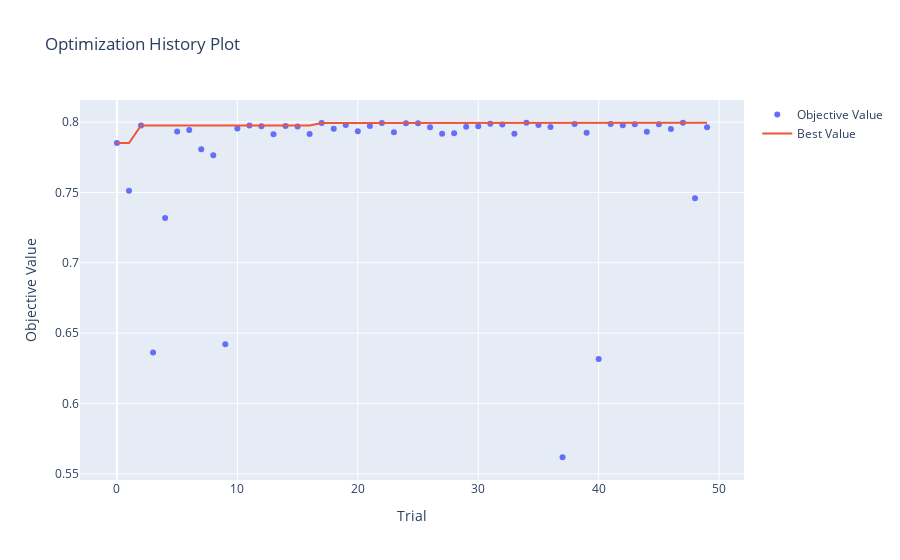
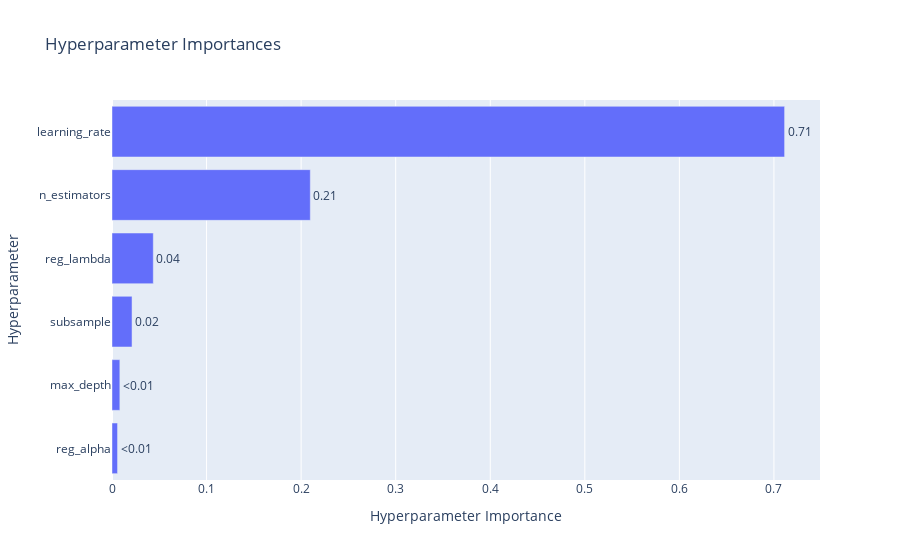

The notebook cell saved with these charts, in order:
### Code cell
# Generate and render the optimization history plot
opt_hist = optuna.visualization.plot_optimization_history(study)
pio.show(opt_hist)

# Generate and render the parameter importances plot
param_imp = optuna.visualization.plot_param_importances(study)
pio.show(param_imp)

### Figure 1 — Plotly figure (JSON) as saved in the notebook; plotly's stock layout.template omitted (floating-point values rounded to 4 significant figures)
{"data": [{"mode": "markers", "name": "Objective Value", "type": "scatter", "x": [0, 1, 2, 3, 4, 5, 6, 7, 8, 9, 10, 11, 12, 13, 14, 15, 16, 17, 18, 19, 20, 21, 22, 23, 24, 25, 26, 27, 28, 29, 30, 31, 32, 33, 34, 35, 36, 37, 38, 39, 40, 41, 42, 43, 44, 45, 46, 47, 48, 49], "y": [0.7851, 0.7512, 0.7976, 0.6363, 0.7317, 0.7933, 0.7944, 0.7807, 0.7765, 0.6421, 0.7954, 0.7976, 0.797, 0.7914, 0.7973, 0.7969, 0.7914, 0.7994, 0.7953, 0.7979, 0.7936, 0.7973, 0.7994, 0.7928, 0.7992, 0.7992, 0.7963, 0.7917, 0.7921, 0.7967, 0.797, 0.7987, 0.7983, 0.7917, 0.7995, 0.798, 0.7966, 0.5618, 0.7987, 0.7925, 0.6315, 0.7986, 0.7978, 0.7985, 0.793, 0.7984, 0.7951, 0.7995, 0.7459, 0.7964]}, {"mode": "lines", "name": "Best Value", "type": "scatter", "x": [0, 1, 2, 3, 4, 5, 6, 7, 8, 9, 10, 11, 12, 13, 14, 15, 16, 17, 18, 19, 20, 21, 22, 23, 24, 25, 26, 27, 28, 29, 30, 31, 32, 33, 34, 35, 36, 37, 38, 39, 40, 41, 42, 43, 44, 45, 46, 47, 48, 49], "y": [0.7851, 0.7851, 0.7976, 0.7976, 0.7976, 0.7976, 0.7976, 0.7976, 0.7976, 0.7976, 0.7976, 0.7976, 0.7976, 0.7976, 0.7976, 0.7976, 0.7976, 0.7994, 0.7994, 0.7994, 0.7994, 0.7994, 0.7994, 0.7994, 0.7994, 0.7994, 0.7994, 0.7994, 0.7994, 0.7994, 0.7994, 0.7994, 0.7994, 0.7994, 0.7995, 0.7995, 0.7995, 0.7995, 0.7995, 0.7995, 0.7995, 0.7995, 0.7995, 0.7995, 0.7995, 0.7995, 0.7995, 0.7995, 0.7995, 0.7995]}, {"marker": {"color": "#cccccc"}, "mode": "markers", "name": "Infeasible Trial", "showlegend": false, "type": "scatter", "x": [], "y": []}], "layout": {"autosize": true, "title": {"text": "Optimization History Plot"}, "xaxis": {"autorange": true, "range": [-3.132, 52.13], "title": {"text": "Trial"}, "type": "linear"}, "yaxis": {"autorange": true, "range": [0.5421, 0.8191], "title": {"text": "Objective Value"}, "type": "linear"}}}

### Figure 2 — Plotly figure (JSON) as saved in the notebook; plotly's stock layout.template omitted (floating-point values rounded to 4 significant figures)
{"data": [{"cliponaxis": false, "hovertemplate": ["reg_alpha (FloatDistribution): 0.005860259539889588<extra></extra>", "max_depth (IntDistribution): 0.008306514739714473<extra></extra>", "subsample (CategoricalDistribution): 0.021196352977480355<extra></extra>", "reg_lambda (FloatDistribution): 0.04366805458104593<extra></extra>", "n_estimators (CategoricalDistribution): 0.20970023389620568<extra></extra>", "learning_rate (CategoricalDistribution): 0.7112685842656639<extra></extra>"], "name": "Objective Value", "orientation": "h", "text": ["<0.01", "<0.01", "0.02", "0.04", "0.21", "0.71"], "textposition": "outside", "type": "bar", "x": [0.00586, 0.008307, 0.0212, 0.04367, 0.2097, 0.7113], "y": ["reg_alpha", "max_depth", "subsample", "reg_lambda", "n_estimators", "learning_rate"]}], "layout": {"autosize": true, "title": {"text": "Hyperparameter Importances"}, "xaxis": {"autorange": true, "range": [0, 0.7487], "title": {"text": "Hyperparameter Importance"}, "type": "linear"}, "yaxis": {"autorange": true, "range": [-0.5, 5.5], "title": {"text": "Hyperparameter"}, "type": "category"}}}
